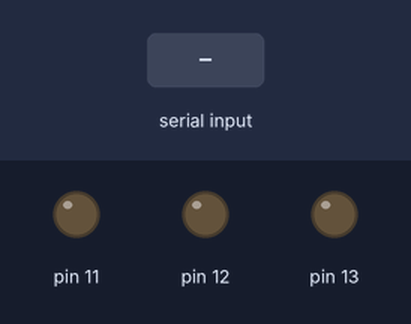
Bench run of a sketch on a simulated Arduino Uno, built with avr-gcc and run on an emulated ATmega328P. Shown: output pins drawn as LEDs (lit = HIGH). Inputs (shaded band) come from the test bench. What the sketch prints to the serial monitor is not drawn.

Above: at 1.2 s.
1.3 s: "1" received over Serial
At 1.9 s:
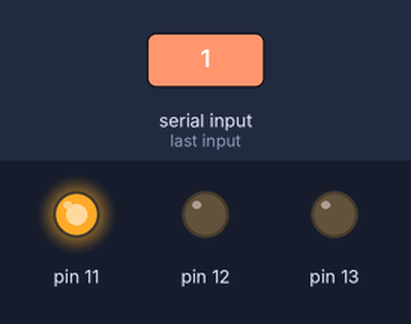
2.8 s: "2" received over Serial
At 3.1 s:
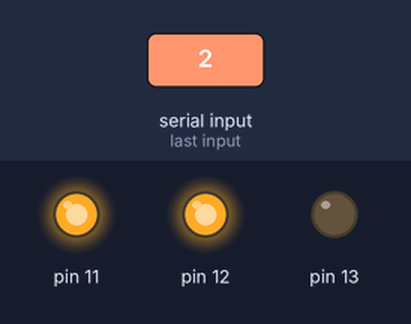
4.3 s: "0" received over Serial
At 5.4 s:
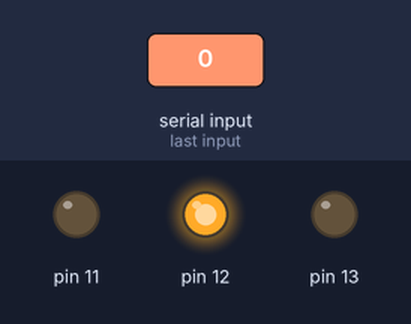
5.8 s: "9" received over Serial
At 6.5 s:
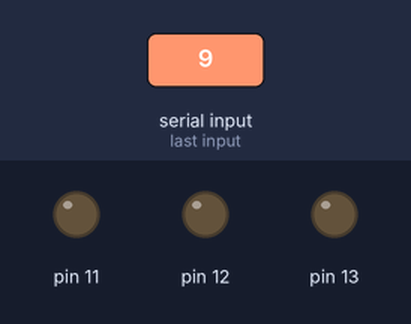
Timing chart, 0 to 8.3 s (numbered marks = the images above; inputs shaded):
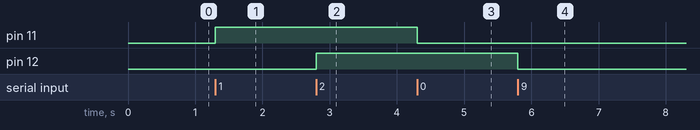

The sketch:

Serialtest.ino
```cpp
void setup()
{
  pinMode(13, OUTPUT);
  pinMode(12, OUTPUT);
  pinMode(11, OUTPUT);
  Serial.begin(9600);
}

void loop()
{
  if(Serial.available())
  {
    int c = Serial.read();
    if (c == '1')
    {
      digitalWrite(11,HIGH);
      Serial.write("on");
    }
   else if (c== '3')
    {
      digitalWrite(10,HIGH);
      Serial.write("on");
    }
   else if (c == '0')
    {
      digitalWrite(11,LOW);
      Serial.write("off");
    }
   else if (c == '30')
    {
      digitalWrite(10,LOW);
      Serial.write("off");
    }
   else if (c == '2')
    {
      digitalWrite(12,HIGH);
      Serial.write("on");
    }
   else if (c == '9')
    {
      digitalWrite(12,LOW);
      Serial.write("off");
    }
  }
}
```

Measured:
- after the input at 1.3 s, pin 11: LOW → HIGH at once
- after the input at 2.8 s, pin 12: LOW → HIGH at once
- after the input at 4.3 s, pin 11: HIGH → LOW at once
- after the input at 5.8 s, pin 12: HIGH → LOW at once
